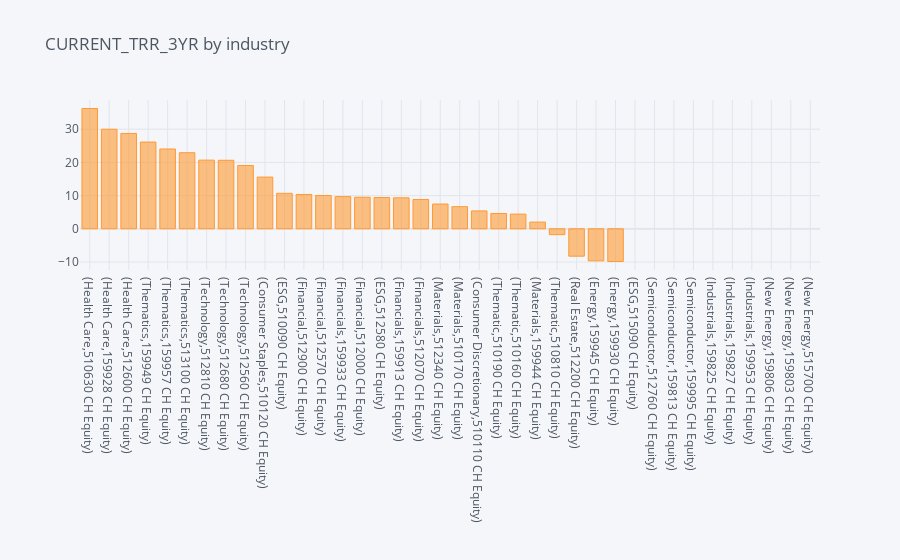

Here is the notebook cell this chart was saved with:
### Code cell
all_bar_plot('industry','CURRENT_TRR_3YR',3 )

### Figure 1 — Plotly figure (JSON) as saved in the notebook; plotly's stock layout.template omitted (floating-point values rounded to 4 significant figures)
{"data": [{"marker": {"color": "rgba(255, 153, 51, 0.6)", "line": {"color": "rgba(255, 153, 51, 1.0)", "width": 1}}, "name": "CURRENT_TRR_3YR", "orientation": "v", "text": "", "type": "bar", "x": ["(Health Care,510630 CH Equity)", "(Health Care,159928 CH Equity)", "(Health Care,512600 CH Equity)", "(Thematics,159949 CH Equity)", "(Thematics,159957 CH Equity)", "(Thematics,513100 CH Equity)", "(Technology,512810 CH Equity)", "(Technology,512680 CH Equity)", "(Technology,512560 CH Equity)", "(Consumer Staples,510120 CH Equity)", "(ESG,510090 CH Equity)", "(Financial,512900 CH Equity)", "(Financial,512570 CH Equity)", "(Financials,159933 CH Equity)", "(Financial,512000 CH Equity)", "(ESG,512580 CH Equity)", "(Financials,159913 CH Equity)", "(Financials,512070 CH Equity)", "(Materials,512340 CH Equity)", "(Materials,510170 CH Equity)", "(Consumer Discretionary,510110 CH Equity)", "(Thematic,510190 CH Equity)", "(Thematic,510160 CH Equity)", "(Materials,159944 CH Equity)", "(Thematic,510810 CH Equity)", "(Real Estate,512200 CH Equity)", "(Energy,159945 CH Equity)", "(Energy,159930 CH Equity)", "(ESG,515090 CH Equity)", "(Semiconductor,512760 CH Equity)", "(Semiconductor,159813 CH Equity)", "(Semiconductor,159995 CH Equity)", "(Industrials,159825 CH Equity)", "(Industrials,159827 CH Equity)", "(Industrials,159953 CH Equity)", "(New Energy,159806 CH Equity)", "(New Energy,159803 CH Equity)", "(New Energy,515700 CH Equity)"], "y": [36.24, 29.99, 28.73, 26.13, 24.04, 22.92, 20.69, 20.64, 19.07, 15.58, 10.68, 10.35, 10.04, 9.691, 9.524, 9.428, 9.336, 8.839, 7.467, 6.663, 5.392, 4.619, 4.427, 2.025, -1.766, -8.249, -9.659, -9.847, "", "", "", "", "", "", "", "", "", ""]}], "layout": {"legend": {"bgcolor": "#F5F6F9", "font": {"color": "#4D5663"}}, "paper_bgcolor": "#F5F6F9", "plot_bgcolor": "#F5F6F9", "title": {"font": {"color": "#4D5663"}, "text": "CURRENT_TRR_3YR by industry"}, "xaxis": {"gridcolor": "#E1E5ED", "showgrid": true, "tickfont": {"color": "#4D5663"}, "title": {"font": {"color": "#4D5663"}, "text": ""}, "zerolinecolor": "#E1E5ED"}, "yaxis": {"gridcolor": "#E1E5ED", "showgrid": true, "tickfont": {"color": "#4D5663"}, "title": {"font": {"color": "#4D5663"}, "text": ""}, "zerolinecolor": "#E1E5ED"}}}
